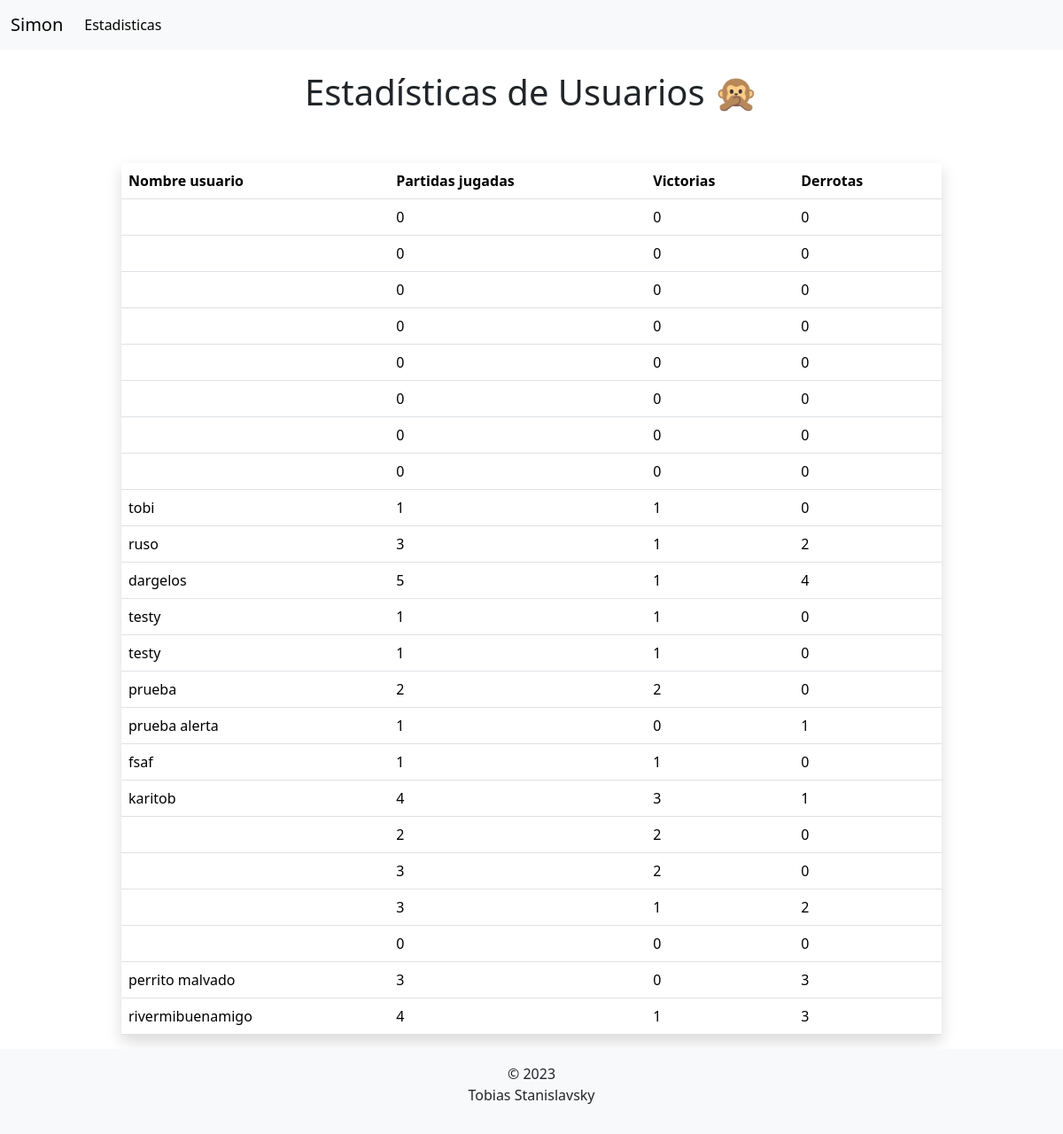
The app's page /stats.php with its own data.
### tables this page shows
CREATE TABLE `usuarios` (
  `id` int(11) NOT NULL,
  `nombre` varchar(255) NOT NULL,
  `rondas_jugadas` int(11) NOT NULL,
  `veces_gano` int(11) NOT NULL,
  `veces_perdio` int(11) NOT NULL
);

### stats.php (the view, shortened to what this page needs)
<?php include('./includes/header.php')?>
<?php
include('./dbConfig.php');
$servername = $nameServer;
$username = $nameUser;
$password = $clave;
$dbname = $nameDb;
$conn = new mysqli($servername, $username, $password, $dbname);
$sql = "SELECT nombre, rondas_jugadas, veces_gano, veces_perdio FROM usuarios";
$result = $conn->query($sql);
?>
<h1 class="text-center mt-4">Estadísticas de Usuarios 🙊</h1>
<div class="container mt-5">
  <div class="row justify-content-center">
    <div class="col-10">
      <table class="table shadow">
        <thead>
          <tr>
            <th scope="col">Nombre usuario</th>
            <th scope="col">Partidas jugadas</th>
            <th scope="col">Victorias</th>
            <th scope="col">Derrotas</th>
          </tr>
        </thead>
        <tbody>
        <?php
              if ($result->num_rows > 0) {
                  while ($row = $result->fetch_assoc()) {
                      echo "<tr>";
                      echo "<td>" . $row["nombre"] . "</td>";
                      echo "<td>" . $row["rondas_jugadas"] . "</td>";
                      echo "<td>" . $row["veces_gano"] . "</td>";
                      echo "<td>" . $row["veces_perdio"] . "</td>";
                      echo "</tr>";
                  }
              } else {
                  echo "<tr><td colspan='4'>No hay datos disponibles</td></tr>";
              }
              ?>
        </tbody>
      </table>
    </div>
  </div>
</div>
<?php include('./includes/footer.php')?>

### includes/header.php (shortened to what this page needs)
<!DOCTYPE html>
<html lang="en">
<head>
    <link href="styles.css" rel="stylesheet" />
    <link href="https://cdn.jsdelivr.net/npm/bootstrap@5.3.1/dist/css/bootstrap.min.css" rel="stylesheet">
    <link rel="stylesheet" href="https://unpkg.com/aos@next/dist/aos.css" />
    <nav class="navbar navbar-expand-lg bg-body-tertiary">
        <div class="container-fluid">
            <a class="navbar-brand" href="././index.php">Simon</a>
            <div class="collapse navbar-collapse" id="navbarNavAltMarkup">
                <div class="navbar-nav">
                    <a class="nav-link active" aria-current="page" href="./stats.php">Estadisticas</a>
                </div>
            </div>
        </div>
    </nav>
</head>
<body>

### includes/footer.php (shortened to what this page needs)
<footer class="bg-body-tertiary text-center p-3">
    © 2023
    <p class="text-center" href="https://mdbootstrap.com/">Tobias Stanislavsky</p>
</footer>
</body>
</html>

### styles.css (style rules this page uses)
.square:active, .active { filter: brightness(125%); }

### includes/footer.php (style rules this page uses)
body { display: flex; flex-direction: column; min-height: 100vh; margin: 0; }

### records on screen
usuarios: rondas_jugadas "0", veces_gano "0", veces_perdio "0"
usuarios: rondas_jugadas "0", veces_gano "0", veces_perdio "0"
usuarios: rondas_jugadas "0", veces_gano "0", veces_perdio "0"
usuarios: rondas_jugadas "0", veces_gano "0", veces_perdio "0"
usuarios: rondas_jugadas "0", veces_gano "0", veces_perdio "0"
usuarios: rondas_jugadas "0", veces_gano "0", veces_perdio "0"
usuarios: rondas_jugadas "0", veces_gano "0", veces_perdio "0"
usuarios: rondas_jugadas "0", veces_gano "0", veces_perdio "0"
usuarios: nombre "tobi", rondas_jugadas "1", veces_gano "1", veces_perdio "0"
usuarios: nombre "ruso", rondas_jugadas "3", veces_gano "1", veces_perdio "2"
usuarios: nombre "dargelos", rondas_jugadas "5", veces_gano "1", veces_perdio "4"
usuarios: nombre "testy", rondas_jugadas "1", veces_gano "1", veces_perdio "0"
usuarios: nombre "testy", rondas_jugadas "1", veces_gano "1", veces_perdio "0"
usuarios: nombre "prueba", rondas_jugadas "2", veces_gano "2", veces_perdio "0"
usuarios: nombre "prueba alerta", rondas_jugadas "1", veces_gano "0", veces_perdio "1"
usuarios: nombre "fsaf", rondas_jugadas "1", veces_gano "1", veces_perdio "0"
usuarios: nombre "karitob", rondas_jugadas "4", veces_gano "3", veces_perdio "1"
usuarios: rondas_jugadas "2", veces_gano "2", veces_perdio "0"
usuarios: rondas_jugadas "3", veces_gano "2", veces_perdio "0"
usuarios: rondas_jugadas "3", veces_gano "1", veces_perdio "2"
usuarios: rondas_jugadas "0", veces_gano "0", veces_perdio "0"
usuarios: nombre "perrito malvado", rondas_jugadas "3", veces_gano "0", veces_perdio "3"
usuarios: nombre "rivermibuenamigo", rondas_jugadas "4", veces_gano "1", veces_perdio "3"
